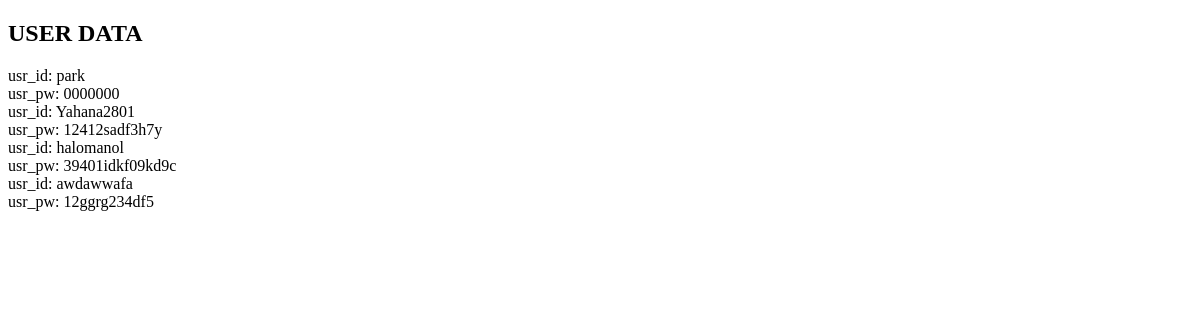
/getinfo, run on an earlier commit of the app's database.
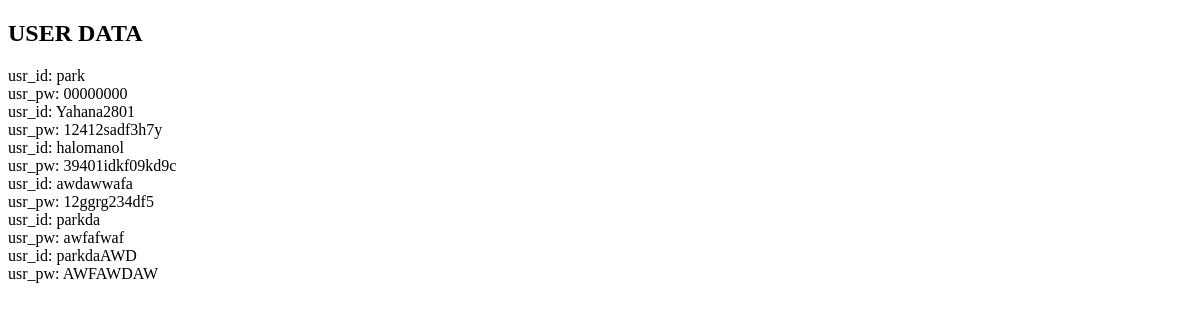
And on a later commit of the database.
### tables this page shows
CREATE TABLE users (user_id varchar (50) PRIMARY KEY, user_pw varchar (50));

### app.py (the view)
@app.route('/getinfo')
def getinfo():
    my_db.connect_db()
    info = my_db.select_all(table_name='users')
    return render_template("info.html", data=info)

### my_db.py (called while the page is built)
def connect_db():
    return sqlite3.connect('mydb.db')

def select_all(table_name): # 전체 데이터 확인
    ret = list()
    try:
        db = connect_db()
        c = db.cursor()
        c.execute(f'SELECT * FROM {table_name}')
        ret = c.fetchall()
    except Exception as e:
        print('db error:', e)
    finally:
        db.close()
        return ret

### templates/info.html
<!DOCTYPE html>
<html>
<body>
<h2>USER DATA</h2>
{% for i in data %}
usr_id: {{ i[0] }} <br>
usr_pw: {{ i[1] }} <br>
{% endfor %}
</body>
</html>

What changed in the data, as far as the page shows it:
changed users "park": user_pw "0000000" → "00000000"
added users: user_id "parkda", user_pw "awfafwaf"
added users: user_id "parkdaAWD", user_pw "AWFAWDAW"
